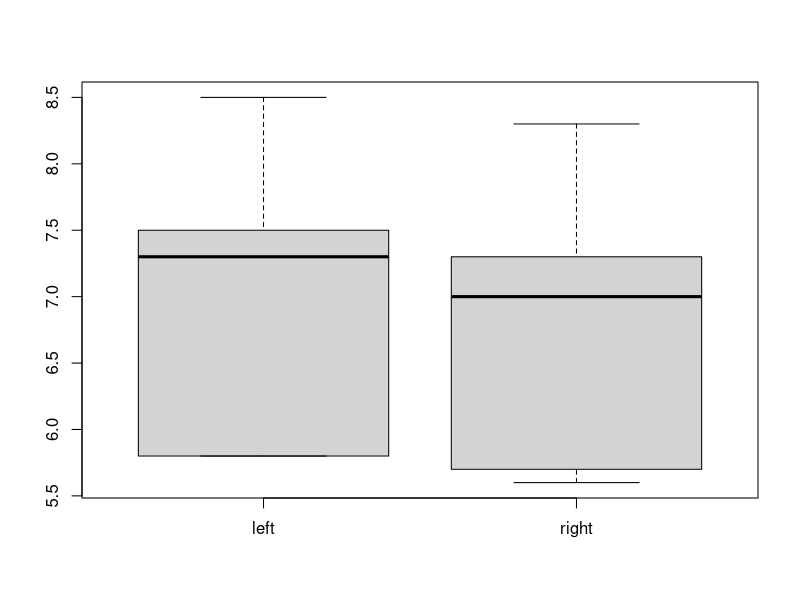
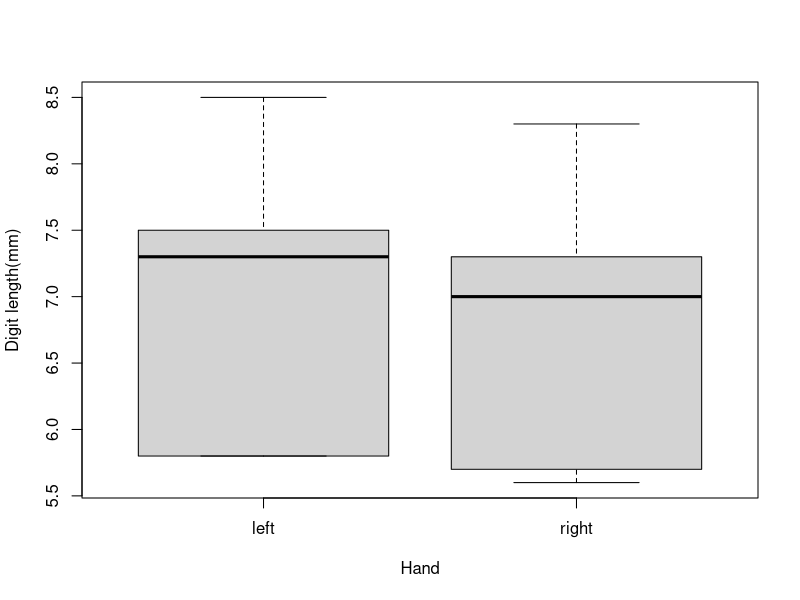
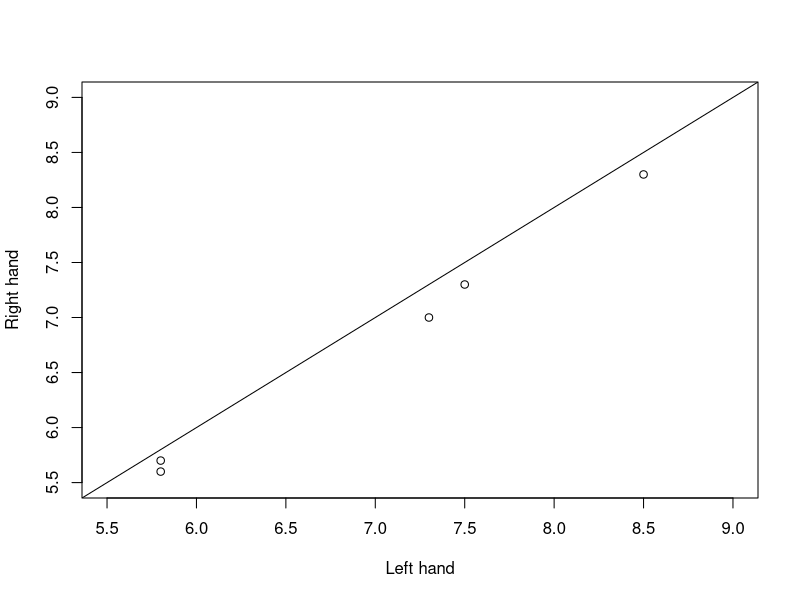
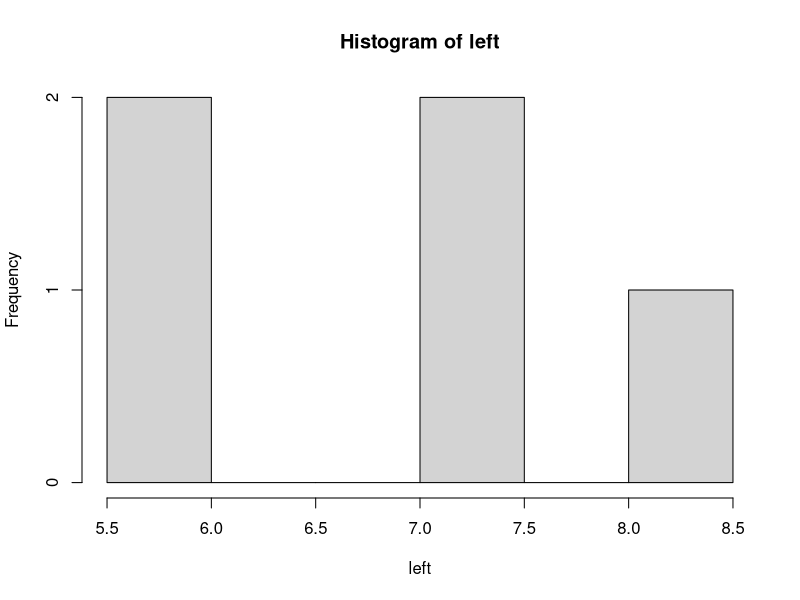
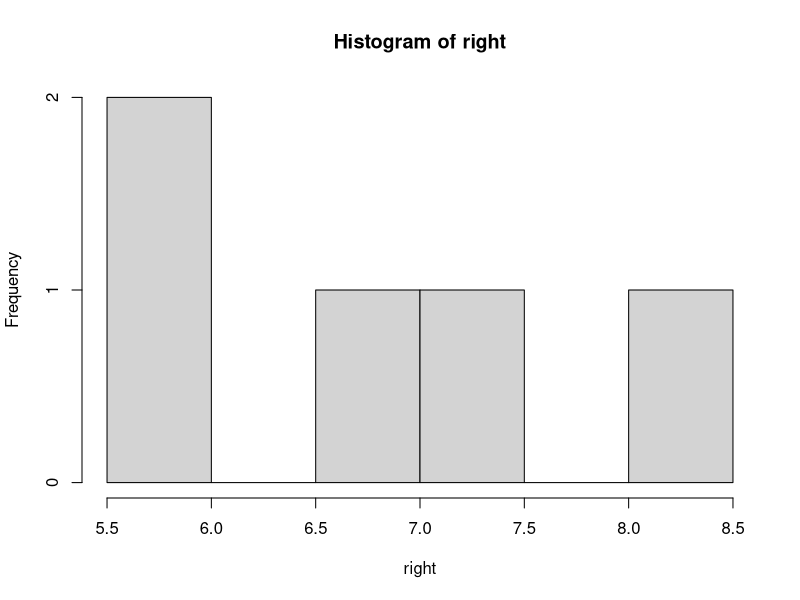
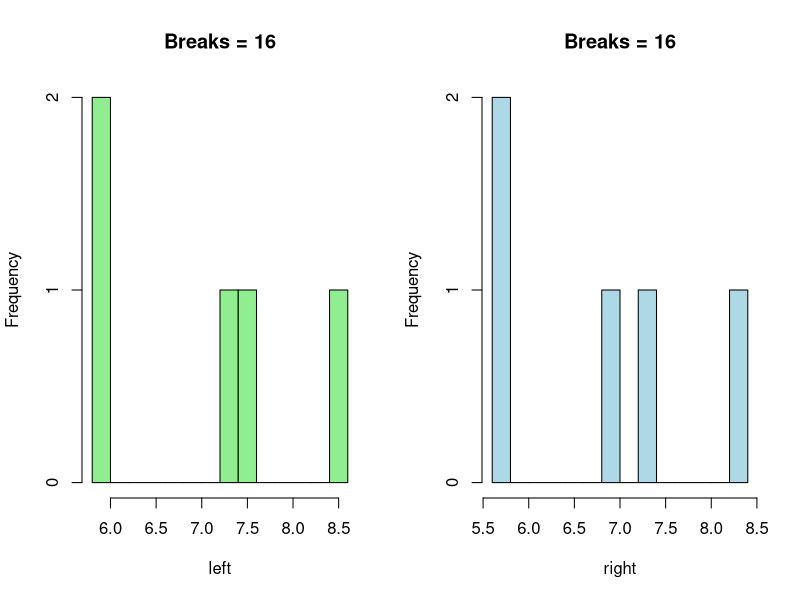

These figures' R source, in order:
## ---- chunk 1
getwd()
## ---- chunk 2
summary(cars)
## ---- chunk 3
apples <-0.46
oranges <- 0.89
bananas <- 0.75

shopping <- 5*apples + 3*oranges + 8*bananas
# check if all objects exist in R
apples
oranges
bananas
shopping
## ---- chunk 4

# Some Housekeeping

rm(list=ls()) # remove everything currently held in the R memory

# These are the lengths of my digits on my left and right hands
# measures in mm.

left <- c(5.8, 7.5, 8.5, 7.3, 5.8)
left
right <- c(5.7, 7.3, 8.3, 7.0, 5.6)
right

# class function determines object type

class(left)
class(right)


# cbind function - binds vectors of equal length!
cbind(left, right)


## ---- chunk 5

# you might want to look at the spread of your data using e.g. a boxplot
# the function cbind() binds two vectors or matrices together by columns
boxplot( cbind(left, right) )

# open up a new figure for plotting
boxplot(cbind(left,right), xlab = "Hand", ylab = "Digit length(mm)")
## ---- chunk 6

# you might want to plot one variable against another
plot(left, right, xlab = "Left hand", ylab = "Right hand", 
     xlim = c(5.5,9), ylim = c(5.5,9))

# draws the 1:1 line of perfect symmetry
abline(a = 0, b = 1) 
## ---- chunk 7
hist(left)
hist(right)


## ---- chunk 8

# set up a multipanel figure. Here with 1 row and 2 columns
par(mfrow = c(1,2))

# with breaks = 16 we define number of bins on x-axis
hist(left, breaks = 16, col="lightgreen", main = "Breaks = 16") 
hist(right, breaks = 16, col="lightblue",  main = "Breaks = 16") 


## ---- chunk 9
summary(left)
summary(right)
## ---- chunk 10
# Save your data (only if you want)

# The "list=" command tells us which variables we want to save
# The "file=" option tells us what file to save the data to
ls() # see all the objects present in R
save( list=ls(), file="finger_data.rdata" )
